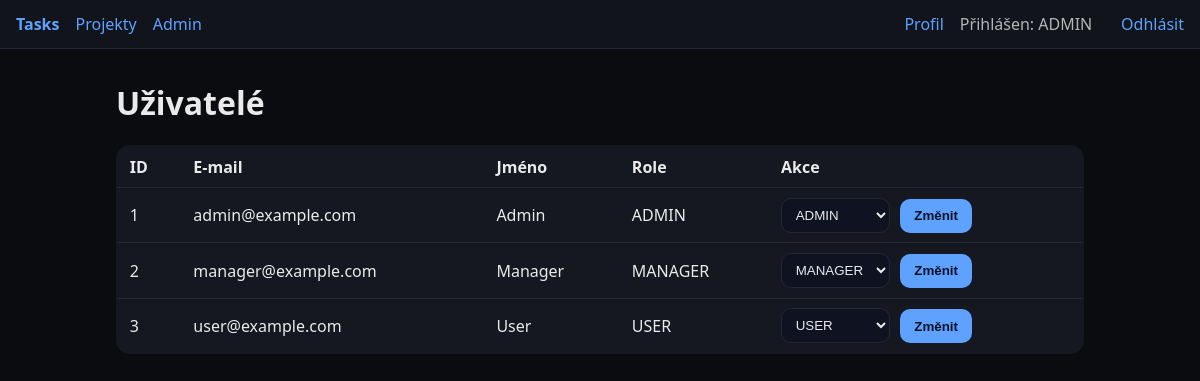
/admin/users (signed in), run on an earlier commit of the app's database.
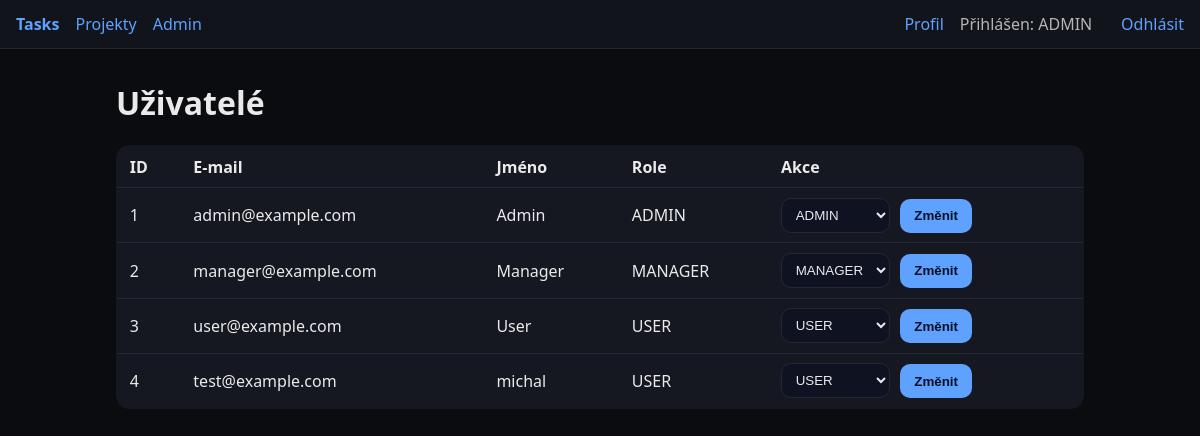
And on a later commit of the database.
### app/models.py (models this page shows)
class User(Base):
    __tablename__ = "users"
    id: Mapped[int] = mapped_column(Integer, primary_key=True, index=True)
    email: Mapped[str] = mapped_column(String, unique=True, index=True)
    password_hash: Mapped[str] = mapped_column(String)
    full_name: Mapped[str] = mapped_column(String, default="")
    role: Mapped[str] = mapped_column(String, default="USER")
    created_at: Mapped[datetime] = mapped_column(DateTime, default=func.now())
    tasks = relationship("Task", back_populates="assignee")

### app/routers/admin.py (the view)
@router.get("/users", response_class=HTMLResponse, dependencies=[Depends(role_required("ADMIN"))])
def list_users(request: Request, db: Session = Depends(get_db)):
    users = db.query(User).all()
    return templates.TemplateResponse("admin/users.html", {"request": request, "users": users})

### templates/admin/users.html (shortened to what this page needs)
{% extends 'base.html' %}
{% block content %}
<h1>Uživatelé</h1>
<table class="table">
  <thead><tr><th>ID</th><th>E-mail</th><th>Jméno</th><th>Role</th><th>Akce</th></tr></thead>
  <tbody>
  {% for u in users %}
    <tr>
      <td>{{u.id}}</td>
      <td>{{u.email}}</td>
      <td>{{u.full_name}}</td>
      <td>{{u.role}}</td>
      <td>
        <form method="post" action="/admin/users/{{u.id}}/role" class="form inline">
          <select name="role">
            <option {% if u.role=='USER' %}selected{% endif %}>USER</option>
            <option {% if u.role=='MANAGER' %}selected{% endif %}>MANAGER</option>
            <option {% if u.role=='ADMIN' %}selected{% endif %}>ADMIN</option>
          </select>
          <button type="submit">Změnit</button>
        </form>
      </td>
    </tr>
  {% endfor %}
  </tbody>
</table>
{% endblock %}

What changed in the data, as far as the page shows it:
added User: id "4", email "test@example.com", full_name "michal", role "USER"
